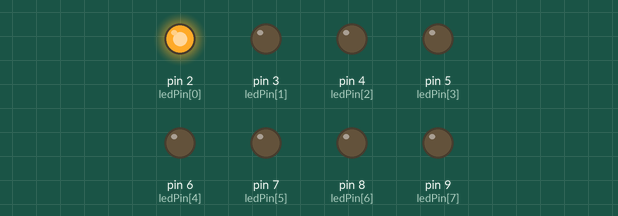
This sketch was run on a simulated Arduino Uno, built with avr-gcc and run on an emulated ATmega328P. Parts: output pins drawn as LEDs (lit = HIGH).

Above: at 0.05 s.
At 0.45 s:
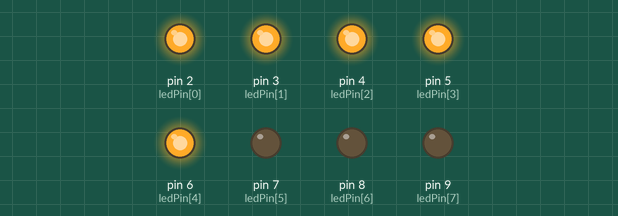
At 0.85 s:
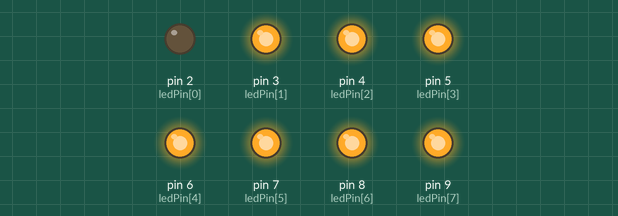
At 1.75 s:
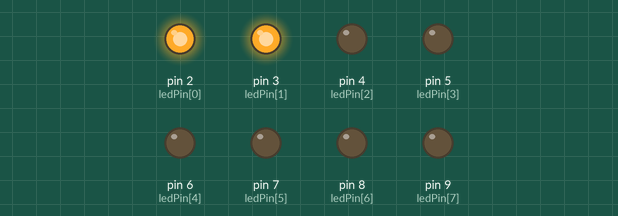
At 2.65 s:
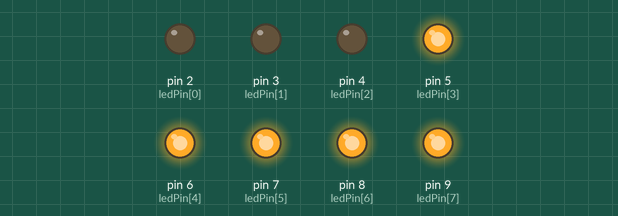
At 3.55 s:
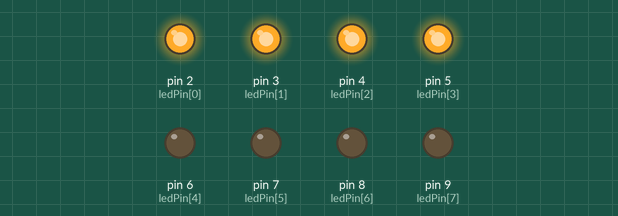
Timing chart, 0 to 3.9 s (numbered marks = the images above):
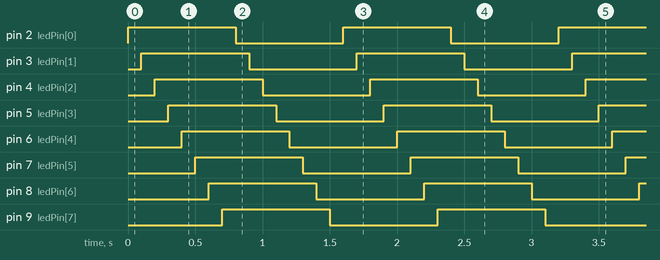

Measured:
- by itself, pin 2 (ledPin[0]), pin 3 (ledPin[1]), pin 4 (ledPin[2]), pin 5 (ledPin[3]), pin 6 (ledPin[4]), pin 7 (ledPin[5]), pin 8 (ledPin[6]), pin 9 (ledPin[7]): alternates HIGH for 0.80 s and LOW for 0.80 s
- by itself, everything shown: repeats every 1.6 s, in 16 steps

The sketch:

21022008_NguyenHuuTho_Tuan1_bai5_b_.ino
```cpp
// Link: http://arduino.vn/bai-viet/113-dieu-khien-8-den-led-sang-nhap-nhay-theo-y-muon-cua-ban-de-hay-kho
byte ledPin[] = {2,3,4,5,6,7,8,9};
byte pinCount;

void setup() {
  pinCount = sizeof(ledPin);
  for (int i=0;i<pinCount;i++) {
    pinMode(ledPin[i],OUTPUT);  //Các chân LED là OUTPUT
    digitalWrite(ledPin[i],LOW); //Mặc định các đèn LED sẽ tắt
  }
}

void loop() {
  /*
    Bật tuần tự các đèn LED
  */
  for (int i=0; i < pinCount; i++) {
    digitalWrite(ledPin[i],HIGH); //Bật đèn
    delay(100); // Dừng để các đèn LED sáng dần
  }

  /*
    Tắt tuần tự các đèn LED
  */
  for (int i = 0;i < pinCount; i += 1) {
    digitalWrite(ledPin[i],LOW); // Tắt đèn
    delay(100); // Dừng để các đèn LED tắt dần
  }
}
```
